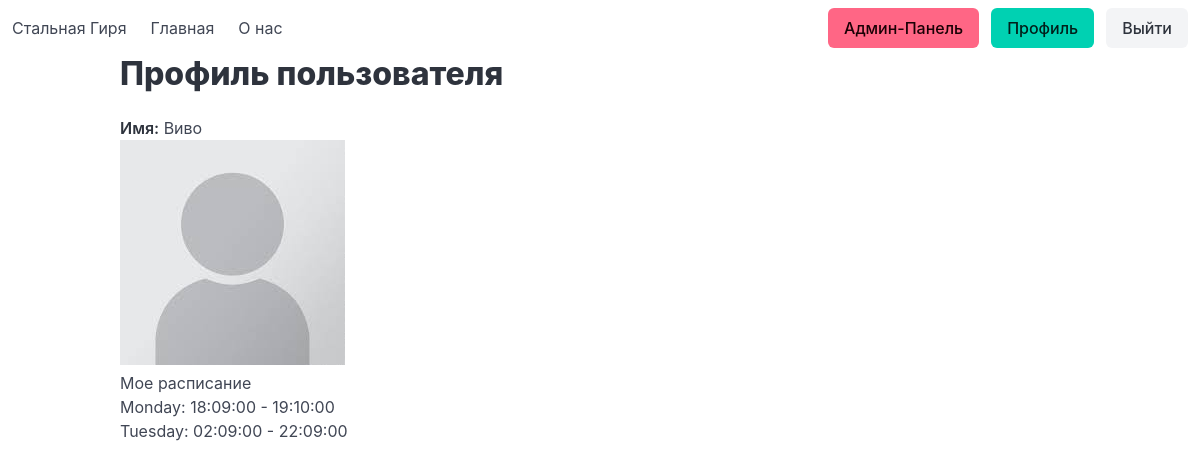
The page /profile (signed in) on the database its author committed.
### app/models.py (models this page shows, shortened)
class User(db.Model, UserMixin):
    id = db.Column(db.Integer, primary_key=True)
    username = db.Column(db.String(80), unique=True, nullable=False)
    password = db.Column(db.String(255), nullable=False)
    profile_pic = db.Column(db.String(255), nullable=True)
    is_trainer = db.Column(db.Boolean, default=False)
    is_admin = db.Column(db.Boolean, default=False)
    trainees = db.relationship(
        'User', secondary=trainer_assignment,
        primaryjoin=(trainer_assignment.c.trainer_id == id),
        secondaryjoin=(trainer_assignment.c.trainee_id == id),
        backref=db.backref('trainers', lazy='dynamic'),
        lazy='dynamic'
    )

class Schedule(db.Model):
    id = db.Column(db.Integer, primary_key=True)
    trainee_id = db.Column(db.Integer, db.ForeignKey('user.id'), nullable=False)
    trainer_id = db.Column(db.Integer, db.ForeignKey('user.id'), nullable=False)
    day_of_week = db.Column(db.String(10), nullable=False)  # e.g., 'Monday'
    start_time = db.Column(db.Time, nullable=False)
    end_time = db.Column(db.Time, nullable=False)
    trainee = db.relationship('User', foreign_keys=[trainee_id], backref='schedules')
    trainer = db.relationship('User', foreign_keys=[trainer_id])

### app/profile.py (the view)
@profile.route('/profile')
@login_required
def user_profile():
    user = User.query.filter_by(id=current_user.id).first()
    if user is None:
        flash('Пользователь не найден', 'danger')
        return redirect(url_for('main.index'))
    user_ico = user.profile_pic if user.profile_pic else 'profile_img_placeholder.jpg'
    if current_user.is_trainer:
        trainees = current_user.trainees.all()
        return render_template('profile.html', user_ico=user_ico, trainees=trainees)
    else:
        schedules = Schedule.query.filter_by(trainee_id=current_user.id).all()
        return render_template('profile.html', user_ico=user_ico, schedules=schedules)

### app/__init__.py (called while the page is built)
@login_manager.user_loader
def load_user(user_id):
    return User.query.get(int(user_id))

### app/template/profile.html
{% extends 'base.html' %}
{% block body %}
<div class="container">
    <h1 class="title">Профиль пользователя</h1>
    <p><strong>Имя:</strong> {{ current_user.username }}</p>
    <img src="{{ url_for('static', filename='images/' + user_ico) }}" alt="Изображение профиля">
</div>
{% if current_user.is_trainer %}
    <div class="container">
        <h2>Мои клиенты</h2>
        <ul>
            {% for trainee in trainees %}
                <li>
                    {{ trainee.username }}
                    <a href="{{ url_for('profile.add_schedule', trainee_id=trainee.id) }}">Добавить расписание</a>
                    <ul>
                        {% for schedule in trainee.schedules %}
                            <li>{{ schedule.day_of_week }}: {{ schedule.start_time }} - {{ schedule.end_time }}
                                <a href="{{ url_for('profile.edit_schedule', schedule_id=schedule.id) }}">Редактировать</a>
                                <form method="POST" action="{{ url_for('profile.delete_schedule', schedule_id=schedule.id) }}" style="display:inline;">
                                    <button type="submit" onclick="return confirm('Удалить расписание?')">Удалить</button>
                                </form>
                            </li>
                        {% endfor %}
                    </ul>
                </li>
            {% endfor %}
        </ul>
    </div>
{% else %}
    <div class="container">
        <h2>Мое расписание</h2>
        <ul>
            {% for schedule in schedules %}
                <li>{{ schedule.day_of_week }}: {{ schedule.start_time }} - {{ schedule.end_time }}</li>
            {% endfor %}
        </ul>
    </div>
{% endif %}
{%endblock %}

### rows shown on the page
User: username "Виво"
Schedule: day_of_week "Monday", start_time "18:09:00", end_time "19:10:00"
Schedule: day_of_week "Tuesday", start_time "02:09:00", end_time "22:09:00"
